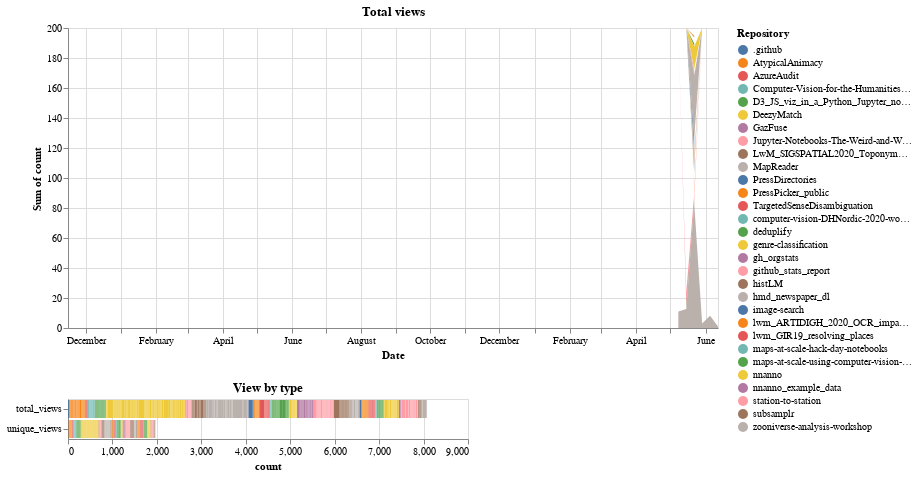

Here is the notebook cell this chart was saved with:
### Markdown cell above
## Views over time

The top chart shows us the total views over time by repository, the bottom histogram breaks this down by view type

### Code cell
chart & bar

### Figure 1 — Vega-Lite specification as saved in the notebook (floating-point values rounded to 4 significant figures; data arrays with more than 128 entries replaced by an {"elided": "..."} marker saying what was removed)
{"config": {"view": {"continuousWidth": 400, "continuousHeight": 300}}, "vconcat": [{"mark": "area", "encoding": {"color": {"type": "nominal", "field": "variable_0", "title": "Repository"}, "tooltip": {"type": "quantitative", "aggregate": "sum", "field": "count"}, "x": {"type": "temporal", "axis": {"tickCount": 24, "title": "Date"}, "field": "index"}, "y": {"type": "quantitative", "aggregate": "sum", "field": "count"}}, "selection": {"selector001": {"type": "interval"}}, "title": "Total views", "transform": [{"filter": {"equal": "total_views", "field": "variable_1"}}], "width": 650}, {"mark": "bar", "encoding": {"color": {"type": "nominal", "field": "variable_0", "title": "Repository"}, "x": {"type": "quantitative", "field": "count"}, "y": {"type": "nominal", "field": "variable_1", "title": null}}, "title": "View by type", "transform": [{"filter": {"selection": "selector001"}}]}], "data": {"name": "data-6c72137d087d39dc75771f32166df77c"}, "$schema": "https://vega.github.io/schema/vega-lite/v4.8.1.json", "datasets": {"data-6c72137d087d39dc75771f32166df77c": {"elided": "4980 records"}}}
